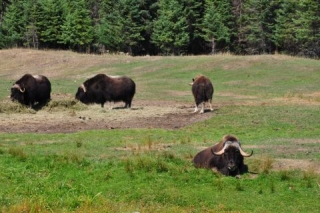
//> input picture 第五章/用分水岭算法实现图像分割/用分水岭算法实现图像分割/group.jpg, 320 x 213 px
$ ./用分水岭算法实现图像分割   (built with g++ and OpenCV 4)
//> lines starting //> are read from the running program, lines starting //| are printed output that depends on the picture; after the words box and inside, x2 and y2 are one past the last pixel; in counts of white or black regions, pixels touching at a corner belong together
### 第五章/用分水岭算法实现图像分割/用分水岭算法实现图像分割/watershedSegmentation.h
#pragma once

#if !defined WATERSHS
#define WATERSHS
#include <opencv2/core.hpp>
#include <opencv2/imgproc.hpp>


class WatershedSegmenter
{
private:
	cv::Mat markers;

public:

	//markerImage:输入的标记图像（灰度）
	void setMarkers(const cv::Mat& markerImage)
	{
		//转换为整数型图像，32位有符号整数
		markerImage.convertTo(markers, CV_32S);

	}
	void process(const cv::Mat& image)
	{
		//应用分水岭，标记图像中每个非零像素代表一个标签
		//白色255  => 前景（野牛），标签
		//灰色128  => 背景（草地），标签
		//黑色0	   => 未知区域，非标签，也是分水岭算法要识别分割的区域，就是这部分区域最后
		//要么划分为前景，要么划分为背景
		cv::watershed(
			image,		//输入图像
			markers);	//标记图像，也是输出图像，32位有符号整数
		//分水岭对应的像素设为-1
	}

	//以图像的形式返回分割结果
	cv::Mat getSegmentation()
	{
		cv::Mat tmp;
		//结果图像转化为灰度图像
		markers.convertTo(tmp, CV_8U);//所有标签值大于255的区段都赋值为255（因为图像被转化为了CV_8U，单通道值）

		return tmp;
	}

	//以图像形式返回分水岭图像
	cv::Mat getWatersheds()
	{
		cv::Mat tmp;
		//转化为灰度图像，把每个像素p的值Ip转换为：255*Ip+255
		markers.convertTo(tmp, CV_8U, 255, 255);
		/*除了分水岭所在的像素255*(-1)+255=0以外，
		其他的像素都转化为255（大于255的区段都赋值为255，前景255*255+255->255，背景128*255+255->255）,
		所以图像结果是：分水岭为黑色，其他区域（前景和背景）都为白色*/
		return tmp;
	}

};


#endif

### 第五章/用分水岭算法实现图像分割/用分水岭算法实现图像分割/用分水岭算法实现图像分割.cpp
// 用分水岭算法实现图像分割.cpp : 此文件包含 "main" 函数。程序执行将在此处开始并结束。
//

#include <iostream>
#include <opencv2/core.hpp>
#include <opencv2/highgui.hpp>
#include <opencv2/imgproc.hpp>
#include "watershedSegmentation.h"


int main()
{
#pragma region Step1

	//读入原始图像
	cv::Mat image = cv::imread("group.jpg");
//> image is the input picture: 213 rows x 320 cols, CV_8UC3; mean B, G, R 69.4, 113.7, 107.3
	if (!image.data) return 0;

	//显示原始图像(主要是为了展示一下二值图像里的前景和背景都是什么)
	cv::namedWindow("Orignal Image");
	cv::imshow("Orignal Image", image);

	//读入二值图像
	cv::Mat binary;
	binary = cv::imread("binary.bmp", cv::IMREAD_GRAYSCALE);
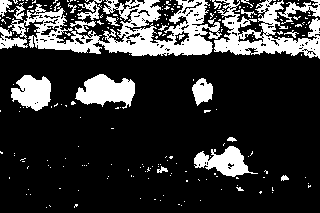
//> input picture 第五章/用分水岭算法实现图像分割/用分水岭算法实现图像分割/binary.bmp, 320 x 213 px
//> binary: 213 rows x 320 cols, CV_8UC1; 20.7% white; 230 white regions (208 under 20 px), largest, box (x1, y1, x2, y2) and area: (0, 0, 222, 56) 5711, (214, 0, 320, 59) 2737, (75, 74, 135, 109) 1306

	//显示
	cv::namedWindow("Binary Image");
	cv::imshow("Binary Image", binary);//前景（野牛，255），背景（草地，0）
	cv::waitKey();
#pragma endregion

#pragma region Step2

	///<提取前景物体，并准备好前景标记>

	//腐蚀二值图像4次，消除噪声和细小物体，显示前景物体
	cv::Mat fg;
	cv::erode(binary, fg, cv::Mat(), cv::Point(-1, -1), 4);
//> fg: 213 rows x 320 cols, CV_8UC1; 1.9% white; 15 white regions (8 under 20 px), largest, box (x1, y1, x2, y2) and area: (84, 79, 131, 99) 536, (22, 80, 47, 102) 306, (188, 40, 208, 51) 131

	//显示前景图像（腐蚀后的图像）
	cv::namedWindow("Foreground Image");
	cv::imshow("Foreground Image", fg);//背景（草地，变黑）消失，前景（野牛，变白）保留

	///<提取背景物体，并做好背景标记>

	//膨胀二值图像4次，显示背景物体
	cv::Mat bg;
	cv::dilate(binary, bg, cv::Mat(), cv::Point(-1, -1), 4);
//> bg: 213 rows x 320 cols, CV_8UC1; 46% white; 29 white regions, largest, box (x1, y1, x2, y2) and area: (0, 0, 320, 63) 18420, (7, 70, 139, 116) 4412, (124, 133, 272, 195) 4094

	//图像阈值化
	cv::threshold(bg, bg, 1, 128, cv::THRESH_BINARY_INV);
	//bg=0   if(bg>1)  背景（野牛） =>变黑
	//bg=128   otherwise 背景（草地） =>变灰

	//显示背景图像
	cv::namedWindow("Background Image");
	cv::imshow("Background Image", bg);//背景（草地，变灰）保留，前景（野牛，变黑）消失
	cv::waitKey();

#pragma endregion

#pragma region Step3

	///<准备标记图像>

	//创建标记图像（灰度）
	cv::Mat markers(binary.size(), CV_8U, cv::Scalar(0));//初始值为0，大小与二值图像相等

	//将标记图像设置为：前景图像和背景图像的混合
	markers = fg + bg;

	//显示标记图像，每个非零像素代表一个标签
	cv::namedWindow("Markers");
	cv::imshow("Markers", markers);
	//白色255 => 前景（野牛），标签
	//灰色128   => 背景（草地），标签
	//黑色0  =>未知区域，非标签，也是分水岭算法要识别分割的区域，就是这部分区域最后
	//			要么分割为前景，要么划分为背景

	//创建分水岭分割类的对象
	WatershedSegmenter segmenter;

	//设置标记图像
	segmenter.setMarkers(markers);
//> in setMarkers, `markerImage.convertTo(markers, CV_32S);`:
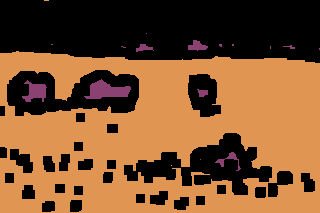
//> markers: 213 rows x 320 cols, CV_32SC1; 3 distinct labels, from 0 to 255; one colour per label, 0 black

	//执行分水岭算法，进行图像分割
	segmenter.process(image);
//> in process, `cv::watershed( image, markers);`:
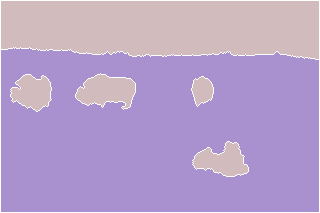
//> markers: 213 rows x 320 cols, CV_32SC1; 3 distinct labels, from -1 to 255; one colour per label, 0 black, -1 white

	//显示分割结果
	cv::namedWindow("Segmentation");
	cv::imshow("Segmentation", segmenter.getSegmentation());
	//白色255 =>前景（野牛）
	//灰色128 =>背景（草地）

	//显示分水岭（分割边缘）
	cv::namedWindow("Watersheds");
	cv::imshow("Watersheds", segmenter.getWatersheds());
//> in getWatersheds, `markers.convertTo(tmp, CV_8U, 255, 255);`: tmp: 213 rows x 320 cols, CV_8UC1; 97.2% white; black in thin lines or dots
	cv::waitKey();
	cv::destroyAllWindows();
#pragma endregion

#pragma region 用矩形获得标记图像

	image = cv::imread("tower.jpg");
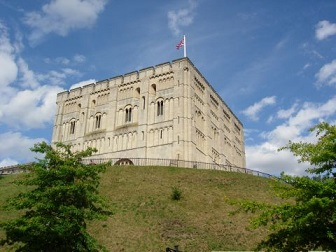
//> input picture 第五章/用分水岭算法实现图像分割/用分水岭算法实现图像分割/tower.jpg, 336 x 252 px
//> image is the input picture: 252 rows x 336 cols, CV_8UC3; mean B, G, R 123.9, 126.9, 114.7

	//创建标记图像（灰度）
	cv::Mat imageMask(image.size(), CV_8U, cv::Scalar(0));//初始值为0，大小与输入图像相等

	//在标记图像中标识背景像素（使用矩阵，颜色=255，白色框）
	cv::rectangle(imageMask,
		cv::Point(5, 5),//左上角
		cv::Point(image.cols - 5, image.rows - 5),//右下角
		cv::Scalar(255),//填充颜色，宽度
		3);
//> imageMask: 252 rows x 336 cols, CV_8UC1; 6.7% white; 1 white region, box (x1, y1, x2, y2) and area: (3, 3, 334, 250) 5668

	//在标记图像中标识前景像素（使用矩阵，颜色=128，黑色框）
	cv::rectangle(imageMask,
		cv::Point(image.cols/2-10,image.rows/2-10),//左上角
		cv::Point(image.cols/2+10,image.rows/2+10),//右上角
		cv::Scalar(128),10);//填充颜色，宽度
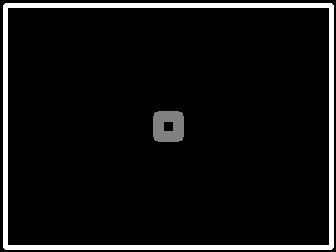
//> imageMask: 252 rows x 336 cols, CV_8UC1; min 0, max 255, mean 18.3

	//显示标记图像，每个非零像素代表一个标签
	cv::namedWindow("Markers");
	cv::imshow("Markers", imageMask);
	//白色255 => 背景，标签
	//灰色128 => 前景，标签
	//黑色0   => 未知区域，非标签，也是分水岭算法要识别分割的区域，就是这部分区域最后要么划分为前景，要么为背景。

	//设置标记图像
	segmenter.setMarkers(imageMask);
//> in setMarkers (call 2), `markerImage.convertTo(markers, CV_32S);`: markers: 252 rows x 336 cols, CV_32SC1; 3 distinct labels, from 0 to 255

	//执行分水岭算法，进行图像分割
	segmenter.process(image);
//> in process (call 2), `cv::watershed( image, markers);`:
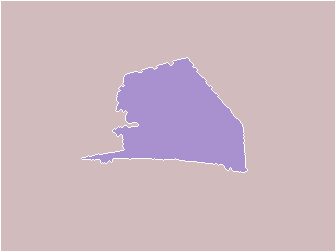
//> markers: 252 rows x 336 cols, CV_32SC1; 3 distinct labels, from -1 to 255; one colour per label, 0 black, -1 white

	//显示带有标记（两个矩阵）的图像
	cv::rectangle(image, cv::Point(5, 5),
		cv::Point(image.cols - 5, image.rows - 5), cv::Scalar(255, 255, 255), 3);
	cv::rectangle(image, cv::Point(image.cols / 2 - 10, image.rows / 2 - 10),
		cv::Point(image.cols / 2 + 10, image.rows / 2 + 10), cv::Scalar(1, 1, 1), 10);
	cv::namedWindow("Image with marker");
	cv::imshow("Image with marker", image);

	//显示分割结果
	cv::namedWindow("Segmentation");
	cv::imshow("Segmentation", segmenter.getSegmentation());
	//白色255 => 背景
	//灰色128 => 前景

	//显示分水岭（分割边缘）
	cv::namedWindow("Watershed");
	cv::imshow("Watershed", segmenter.getWatersheds());
//> in getWatersheds (call 2), `markers.convertTo(tmp, CV_8U, 255, 255);`:
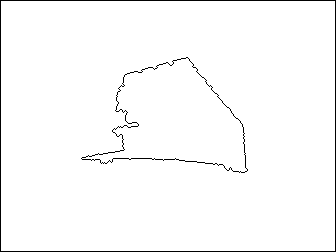
//> tmp: 252 rows x 336 cols, CV_8UC1; 98% white; black in thin lines or dots
	cv::waitKey();


#pragma endregion

	return 0;
}
